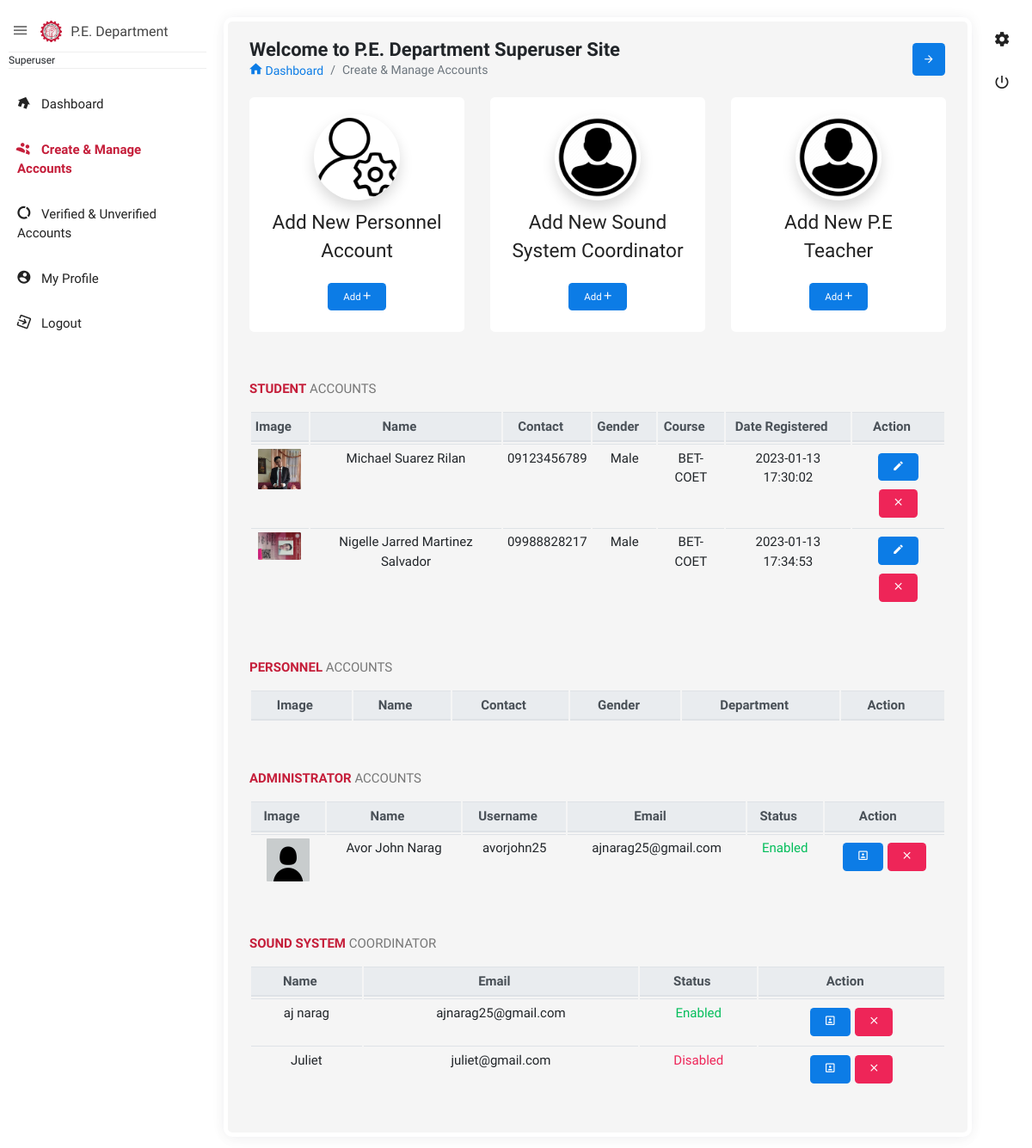
Page /admin/super_user/_createmanage.php on the committed database.
### tables this page shows
CREATE TABLE `registration` (
  `id` int(11) NOT NULL,
  `firstname` varchar(100) NOT NULL,
  `middlename` varchar(100) NOT NULL,
  `lastname` varchar(100) NOT NULL,
  `email` varchar(100) NOT NULL,
  `contact` varchar(100) NOT NULL,
  `gender` varchar(100) NOT NULL,
  `course` varchar(100) NOT NULL,
  `department` varchar(100) NOT NULL,
  `image` text NOT NULL,
  `password` varchar(100) NOT NULL,
  `qr` text NOT NULL,
  `users` varchar(100) NOT NULL,
  `otp` int(11) NOT NULL,
  `id_no` varchar(20) DEFAULT NULL,
  `qr_path` varchar(300) DEFAULT NULL,
  `status` varchar(100) NOT NULL,
  `dt_log` datetime DEFAULT current_timestamp()
);

CREATE TABLE `sound_coordinator` (
  `id` int(11) NOT NULL,
  `name` varchar(100) NOT NULL,
  `email` varchar(100) NOT NULL,
  `status` varchar(100) NOT NULL
);

### admin/super_user/_createmanage.php (the view, shortened to what this page needs)
<?php
    include('connection.php');
?>
<!doctype html>
<html class="no-js " lang="en">
<head>
<link rel="stylesheet" href="assets/plugins/bootstrap/css/bootstrap.min.css">
<link rel="stylesheet" href="assets/plugins/fullcalendar/fullcalendar.min.css">
<link rel="stylesheet" href="assets/plugins/bootstrap-select/css/bootstrap-select.css" />
<link href="assets/plugins/bootstrap-material-datetimepicker/css/bootstrap-material-datetimepicker.css" rel="stylesheet" />
<link rel="stylesheet" href="assets/plugins/bootstrap-tagsinput/bootstrap-tagsinput.css">
<link href="assets/plugins/bootstrap-select/css/bootstrap-select.css" rel="stylesheet" />
<link rel="stylesheet" href="assets/plugins/jquery-datatable/dataTables.bootstrap4.min.css">
<link rel="stylesheet" href="assets/css/style.min.css">
<link rel="stylesheet" href="assets/plugins/sweetalert/sweetalert.css"/>
</head>
<body class="theme-blush">
<div class="navbar-right">
    <ul class="navbar-nav">
        <li><a href="javascript:void(0);" class="js-right-sidebar" title="Setting"><i class="zmdi zmdi-settings zmdi-hc-spin"></i></a></li>
        <li><a href="functions.php?logout" class="mega-menu" title="Sign Out"><i class="zmdi zmdi-power"></i></a></li>
    </ul>
</div>
<aside id="leftsidebar" class="sidebar">
    <div class="navbar-brand">
        <button class="btn-menu ls-toggle-btn" type="button"><i class="zmdi zmdi-menu"></i></button>
        <a href="_dashboard.php"><img src="assets/images/tuplogo.png" width="25" alt="Aero"><span class="m-l-10">P.E. Department</span></a>
    </div>
    <div class="menu">
        <ul class="list">
            <li>
                <div class="user-info">
                    <small>Superuser</small>
                </div>
            </li>
            <li><a href="index.php"><i class="zmdi zmdi-home"></i><span>Dashboard</span></a></li>
            <li class="active open"><a href="_createmanage.php"><i class="zmdi zmdi-accounts"></i><span>Create & Manage Accounts</span></a></li>
            <li><a href="_verifyunverify.php"><i class="zmdi zmdi-chart-donut"></i><span>Verified & Unverified Accounts</span></a></li>
            <li><a href="_profile.php"><i class="zmdi zmdi-account-circle"></i><span>My Profile</span></a></li>
            <li><a href="functions.php?logout"><i class="zmdi zmdi-sign-in"></i><span>Logout</span></a></li>
        </ul>
    </div>
</aside>
<section class="content">
    <div class="body_scroll">
        <div class="block-header">
            <div class="row">
                <div class="col-lg-7 col-md-6 col-sm-12">
                    <h2>Welcome to P.E. Department Superuser Site</h2>
                    <ul class="breadcrumb">
                        <li class="breadcrumb-item"><a href="index.php"><i class="zmdi zmdi-home"></i> Dashboard</a></li>
                        <li class="breadcrumb-item active">Create & Manage Accounts</li>
                    </ul>
                </div>
                <div class="col-lg-5 col-md-6 col-sm-12">
                    <button class="btn btn-primary btn-icon float-right right_icon_toggle_btn" type="button"><i class="zmdi zmdi-arrow-right"></i></button>
                </div>
            </div>
        </div>
        <div class="container-fluid">
            <div class="row">
                <div class="col">
                    <div class="card mcard_3">
                        <div class="body">
                            <img src="default_profile/default_pic.png" class="rounded-circle shadow" width="100" height="100" alt="profile-image">
                            <h4 class="m-t-10">Add New Personnel Account</h4>
                            <button id="changepic" class="btn btn-primary" data-toggle="modal" data-bs-toggle="tooltip" data-bs-placement="top" title="Add Personnel Account" data-target="#addPersonnel">Add <i class="zmdi zmdi-plus"></i></button>
                        </div>
                    </div>
                </div>
                <div class="col">
                    <div class="card mcard_3">
                        <div class="body">
                            <img src="default_profile/default_head.png" class="rounded-circle shadow" width="100" height="100" alt="profile-image">
                            <h4 class="m-t-10">Add New Sound System Coordinator</h4>
                            <button id="changepic" class="btn btn-primary" data-toggle="modal" data-bs-toggle="tooltip" data-bs-placement="top" title="Add Sound System Coordinator" data-target="#addSound">Add <i class="zmdi zmdi-plus"></i></button>
                        </div>
                    </div>
                </div>
                <div class="col">
                    <div class="card mcard_3">
                        <div class="body">
                            <img src="default_profile/default_head.png" class="rounded-circle shadow" width="100" height="100" alt="profile-image">
                            <h4 class="m-t-10">Add New P.E Teacher</h4>
                            <button id="changepic" class="btn btn-primary" data-toggle="modal" data-bs-toggle="tooltip" data-bs-placement="top" title="Add Sound System Coordinator" data-target="#addTeacher">Add <i class="zmdi zmdi-plus"></i></button>
                        </div>
                    </div>
                </div>
            </div>
            <div class="row clearfix">
                <div class="col-sm-12 col-md-12 col-lg-12">
                    <div class="card">
                        <div class="header">
                            <h2><strong>Student</strong> Accounts</h2>
                        </div>
                        <div class="table-responsive" style="text-align: center;">
                            <table class="table table-hover dataTable js-exportable table-sm " id="table1">
                                <thead class="thead-light">
                                    <tr>
                                        <th>Image</th>
                                        <th>Name</th>
                                        <th>Contact</th>
                                        <th>Gender</th>
                                        <th>Course</th>
                                        <th>Date Registered</th>
                                        <th>Action</th>
                                    </tr>
                                </thead>
                                <tbody>
                                    <?php
                                        $query = "SELECT * FROM registration WHERE users='Student'";
                                        $result = mysqli_query($conn, $query);
                                        while ($row = mysqli_fetch_array($result)) {
                                    ?>
                                    <tr>
                                        <td><img src="../../<?php echo $row['image'] ?>" width="50px" alt=""></td>
                                        <td><?php echo $row['firstname'] ?> <?php echo $row['middlename'] ?> <?php echo $row['lastname'] ?></td>
                                        <td><?php echo $row['contact'] ?></td>
                                        <td><?php echo $row['gender'] ?></td>
                                        <td><?php echo $row['course'] ?></td>
                                        <td><?php echo $row['dt_log'] ?></td>
                                        <td>
                                            <button class="btn btn-primary" data-toggle="modal" data-bs-toggle="tooltip" data-bs-placement="top" title="Edit Credentials" data-target="#edit<?php echo $row['id'] ?>"><i class="zmdi zmdi-edit"></i> </button>
                                            <button class="btn btn-danger" data-toggle="modal" data-bs-toggle="tooltip" data-bs-placement="top" title="Delete Account" data-target="#delete<?php echo $row['id'] ?>"><i class="zmdi zmdi-close"></i>  </button>
                                        </td>
                                    </tr>
                                    <?php } ?>
                                </tbody>
                            </table>
                        </div>
                    </div>
                    <div class="card">
                        <div class="header">
                            <h2><strong>Personnel</strong> Accounts</h2>
                        </div>
                        <div class="table-responsive" style="text-align: center;">
                            <table class="table table-hover dataTable js-exportable table-sm " id="table1">
                                <thead class="thead-light">
                                    <tr>
                                        <th>Image</th>
                                        <th>Name</th>
                                        <th>Contact</th>
                                        <th>Gender</th>
                                        <th>Department</th>
                                        <th>Action</th>
                                    </tr>
                                </thead>
                            </table>
                        </div>
                    </div>
                    <div class="card">
                        <div class="header">
                            <h2><strong>Administrator</strong> Accounts</h2>
                        </div>
                        <div class="table-responsive" style="text-align: center;">
                            <table class="table table-hover dataTable js-exportable table-sm " id="table1">
                                <thead class="thead-light">
                                    <tr>
                                        <th>Image</th>
                                        <th>Name</th>
                                        <th>Username</th>
                                        <th>Email</th>
                                        <th>Status</th>
                                        <th>Action</th>
                                    </tr>
                                </thead>
                                <tbody>
                                    <?php
                                        $query = "SELECT * FROM admin";
                                        $result = mysqli_query($conn, $query);
                                        while ($row = mysqli_fetch_array($result)) {
                                    ?>
                                    <tr>
                                        <td><img src="../<?php echo $row['image'] ?>" width="50px" alt=""></td>
                                        <td><?php echo $row['firstname'] ?>  <?php echo $row['lastname'] ?></td>
                                        <td><?php echo $row['username'] ?></td>
                                        <td><?php echo $row['email'] ?></td>
                                        <td>
                                        <?php
                                            if($row['status'] == 'Enabled' ){
                                                echo '
                                                <span class="text-success">Enabled</span>
                                                ';
                                            }else{
                                                echo '
                                                <span class="text-danger">Disabled</span>
                                                ';
                                            }
                                        ?></td>
                                        <td>
                                            <button class="btn btn-primary" data-toggle="modal" data-bs-toggle="tooltip" data-bs-placement="top" title="Disable/Enable Account" data-target="#disenable<?php echo $row['id'] ?>" ><i class="zmdi zmdi-account-box-o"></i> </button>
                                            <button class="btn btn-danger" data-toggle="modal" data-bs-toggle="tooltip" data-bs-placement="top" title="Delete Account" data-target="#delete<?php echo $row['id'] ?>"><i class="zmdi zmdi-close"></i>  </button>
                                        </td>
                                    </tr>
                                    <?php } ?>
                                </tbody>
                            </table>
                        </div>
                    </div>
                    <div class="card">
                        <div class="header">
                            <h2><strong>Sound System</strong> Coordinator</h2>
                        </div>
                        <div class="table-responsive" style="text-align: center;">
                            <table class="table table-hover js-basic-example dataTable table-sm " id="table1">
                                <thead class="thead-light">
                                    <tr>
                                        <th>Name</th>
                                        <th>Email</th>
                                        <th>Status</th>
                                        <th>Action</th>
                                    </tr>
                                </thead>
                                <tbody>
                                    <?php
                                        $query = "SELECT * FROM sound_coordinator";
                                        $result = mysqli_query($conn, $query);
                                        while ($row = mysqli_fetch_array($result)) {
                                    ?>
                                    <tr>
                                        <td><?php echo $row['name'] ?></td>
                                        <td><?php echo $row['email'] ?></td>
                                        <td>
                                        <?php
                                            if($row['status'] == 'Enabled' ){
                                                echo '
                                                <span class="text-success">Enabled</span>
                                                ';
                                            }else{
                                                echo '
                                                <span class="text-danger">Disabled</span>
                                                ';
                                            }
                                        ?></td>
                                        <td>
                                            <button class="btn btn-primary" data-toggle="modal" data-bs-toggle="tooltip" data-bs-placement="top" title="Disable/Enable Sound System Coordinator" data-target="#disenable_head<?php echo $row['id'] ?>" ><i class="zmdi zmdi-account-box-o"></i> </button>
                                            <button class="btn btn-danger" data-toggle="modal" data-bs-toggle="tooltip" data-bs-placement="top" title="Remove Sound System Coordinator" data-target="#delete_head<?php echo $row['id'] ?>"><i class="zmdi zmdi-close"></i>  </button>
                                        </td>
                                    </tr>
                                    <?php } ?>
                                </tbody>
                            </table>
                        </div>
                    </div>
                </div>
            </div>
        </div>
    </div>
</section>
</body>
</html>

### rows in the picture
registration: image (picture), firstname "Michael", middlename "Suarez", lastname "Rilan", contact "09123456789", gender "Male", course "BET-COET", dt_log "2023-01-13 17:30:02"
registration: image (picture), firstname "Nigelle Jarred", middlename "Martinez", lastname "Salvador", contact "09988828217", gender "Male", course "BET-COET", dt_log "2023-01-13 17:34:53"
sound_coordinator: name "aj narag", email "ajnarag25@gmail.com", status "Enabled"
sound_coordinator: name "Juliet", email "juliet@gmail.com", status "Disabled"

### other values in the picture
$row['firstname'] "Avor John"
$row['lastname'] "Narag"
$row['username'] "avorjohn25"
$row['email'] "ajnarag25@gmail.com"
